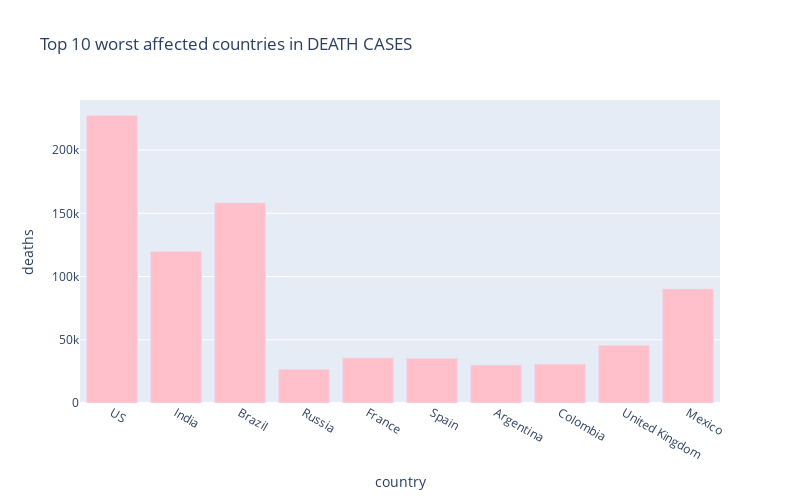

The code cell stored with this chart in its notebook:
### Markdown cell above
# 10 worst hit countries - Death cases

### Code cell
px.bar(
    sorted_country_df.head(10),
    x = "country",
    y = "deaths",
    title= "Top 10 worst affected countries in DEATH CASES", # the axis names
    color_discrete_sequence=["pink"], 
    height=500,
    width=800
)

### Figure 1 — Plotly figure (JSON) as saved in the notebook; plotly's stock layout.template omitted (floating-point values rounded to 4 significant figures)
{"data": [{"alignmentgroup": "True", "hovertemplate": "country=%{x}<br>deaths=%{y}<extra></extra>", "legendgroup": "", "marker": {"color": "pink"}, "name": "", "offsetgroup": "", "orientation": "v", "showlegend": false, "textposition": "auto", "type": "bar", "x": ["US", "India", "Brazil", "Russia", "France", "Spain", "Argentina", "Colombia", "United Kingdom", "Mexico"], "xaxis": "x", "y": [227673, 120010, 158456, 26752, 35823, 35466, 30071, 30753, 45765, 90309], "yaxis": "y"}], "layout": {"barmode": "relative", "height": 500, "legend": {"tracegroupgap": 0}, "title": {"text": "Top 10 worst affected countries in DEATH CASES"}, "width": 800, "xaxis": {"anchor": "y", "domain": [0, 1], "title": {"text": "country"}}, "yaxis": {"anchor": "x", "domain": [0, 1], "title": {"text": "deaths"}}}}
